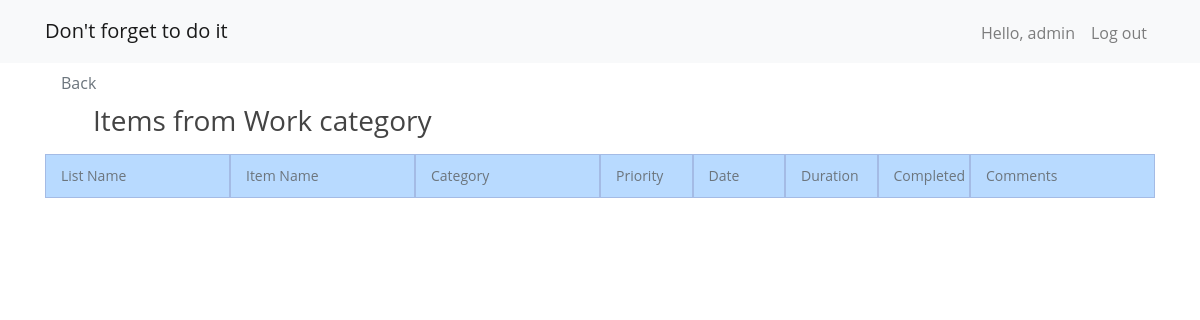
The app's page /category/Work (signed in), older data.
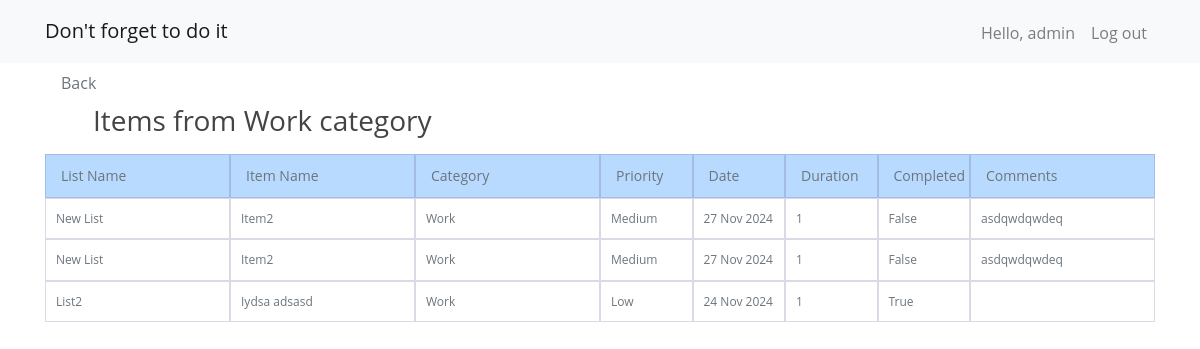
The same page, newer data.
### lists/models.py (models this page shows, shortened)
class Item(models.Model):
    PRIORITY = [
        ("1", "High"),
        ("2", "Medium"),
        ("3", "Low")
    ]
    CATEGORY = [
        ("WRK", "Work"),
        ("FML", "Family"),
        ("LRN", "Learning"),
        ("TRV", "Travelling"),
        ("OTH", "Others")
    ]
    list = models.ForeignKey(List, related_name='items', on_delete=models.CASCADE)
    title = models.CharField(max_length=200)
    category = models.CharField(
        max_length=20,
        choices=CATEGORY,
        default="OTH"
    )
    priority = models.CharField(
        max_length=10,
        choices=PRIORITY,
        default=3,
    )
    date = models.DateField(default=date.today)
    duration = models.IntegerField(default=1)
    completed = models.BooleanField(default=False)
    comments = models.TextField(max_length=200, blank=True)
    def category_verbose(self):
        return dict(Item.CATEGORY)[self.category]
    def priority_verbose(self):
        return dict(Item.PRIORITY)[self.priority]

class List(models.Model):
    name = models.CharField(max_length=200)
    user = models.ForeignKey(User, on_delete=models.CASCADE, default=1)
    def __str__(self):
        return f"{self.name}"

### lists/views.py (the view)
# urls.py: path('category/<str:category>', views.filter_items, name='filter_items'),
@login_required(login_url='log_in')
def filter_items(request, category):
    lists = List.objects.filter(user=request.user)
    items = Item.objects.filter(list__in=lists)
    fields = [field.name for field in Item._meta.get_fields() if field.name != 'id']
    return render(request, "lists/filter_items.html", {'lists': lists, 'items': items, "category": category, "fields": fields})

### lists/templates/lists/filter_items.html (shortened to what this page needs)
{% extends "base.html" %}
{% block header %}
    <div class="text-left">
        <a href="{% url 'show_list' %}" class="d-block ml-3 mb-2 mt-2">Back</a>
        <h1 class="ml-5 mb-3">Items from {{ category }} category</h1>
    </div>
{% endblock header %}
{% block content %}
<div class="container">
    <div class="row mb-0 list-group-item-primary">
        <div class="col-2 themed-grid-col">List Name</div>
        <div class="col-2 themed-grid-col">Item Name</div>
        <div class="col-2 themed-grid-col">Category</div>
        <div class="col-1 themed-grid-col">Priority</div>
        <div class="col-1 themed-grid-col">Date</div>
        <div class="col-1 themed-grid-col">Duration</div>
        <div class="col-1 themed-grid-col">Completed</div>
        <div class="col-2 themed-grid-col">Comments</div>
    </div>
    {% for item in items|dictsort:'priority' %}
        {% if item.category_verbose == category %}
        <div class="row mb-0">
                <div class="col-2 themed-grid-body">
                    <a href="{% url 'edit_item' item.id %}">{{ item.list }}</a>
                </div>
                <div class="col-2 themed-grid-body">
                    <a href="{% url 'edit_item' item.id %}">{{ item.title }}</a>
                </div>
                <div class="col-2 themed-grid-body">
                    <a href="{% url 'edit_item' item.id %}">{{ item.category_verbose }}</a>
                </div>
                <div class="col-1 themed-grid-body">
                    <a href="{% url 'edit_item' item.id %}">{{ item.priority_verbose }}</a>
                </div>
                <div class="col-1 themed-grid-body">
                    <a href="{% url 'edit_item' item.id %}">{{ item.date|date:"d M Y" }}</a>
                </div>
                <div class="col-1 themed-grid-body">
                    <a href="{% url 'edit_item' item.id %}">{{ item.duration }}</a>
                </div>
                <div class="col-1 themed-grid-body">
                    <a href="{% url 'edit_item' item.id %}">{{ item.completed }}</a>
                </div>
                <div class="col-2 themed-grid-body">
                    <a href="{% url 'edit_item' item.id %}">{{ item.comments }}</a>
                </div>
        </div>
        {% endif %}
    {% endfor %}
</div>
{% endblock %}

Row changes from the older to the newer data that the page shows:
added Item: list "New List", title "Item2", category_verbose "Work", priority_verbose "Medium", date "27 Nov 2024", duration "1", completed "False", comments "asdqwdqwdeq"
added Item: list "New List", title "Item2", category_verbose "Work", priority_verbose "Medium", date "27 Nov 2024", duration "1", completed "False", comments "asdqwdqwdeq"
added Item: list "List2", title "Iydsa adsasd", category_verbose "Work", priority_verbose "Low", date "24 Nov 2024", duration "1", completed "True"
